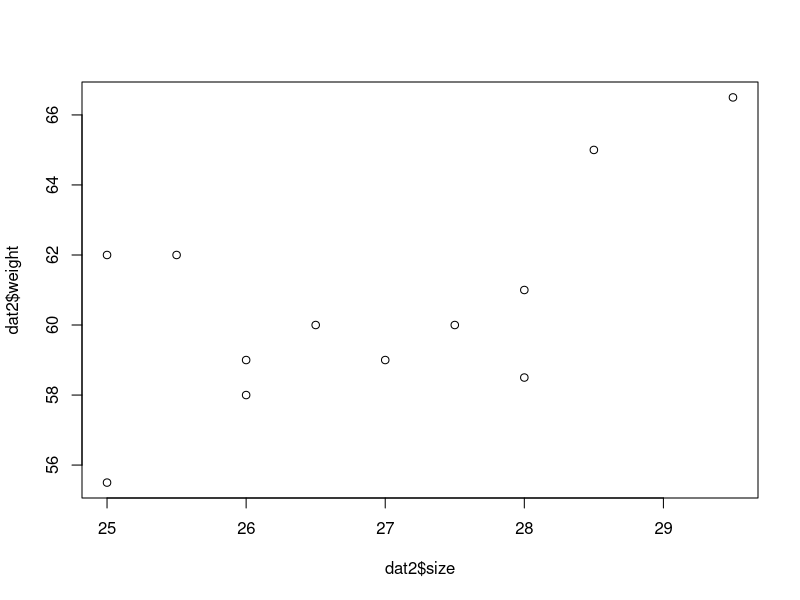
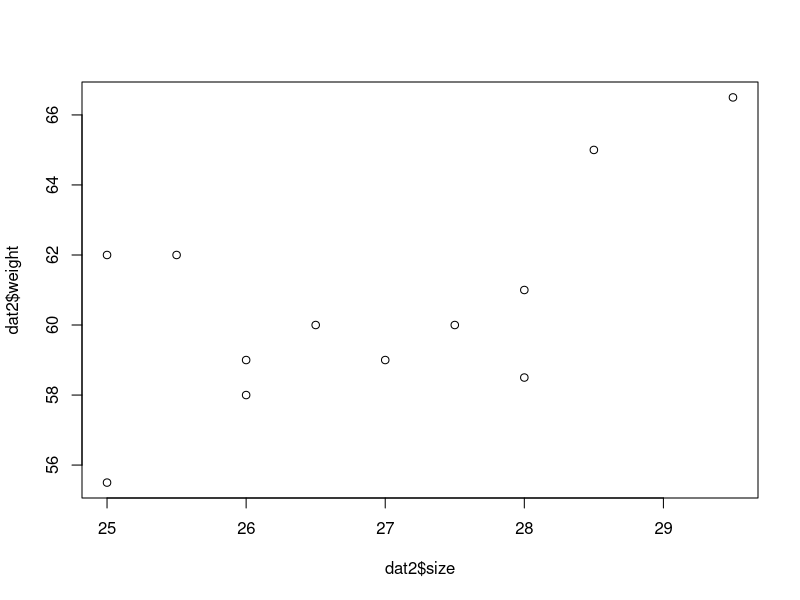
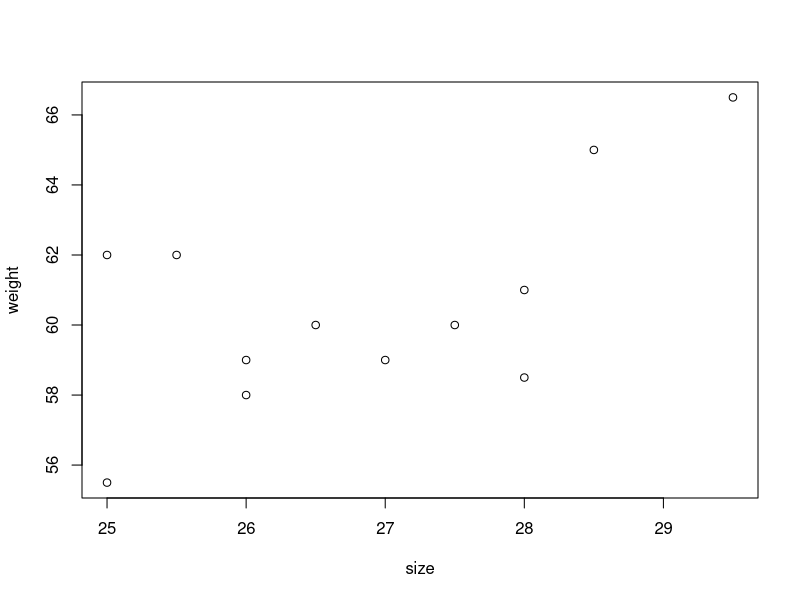
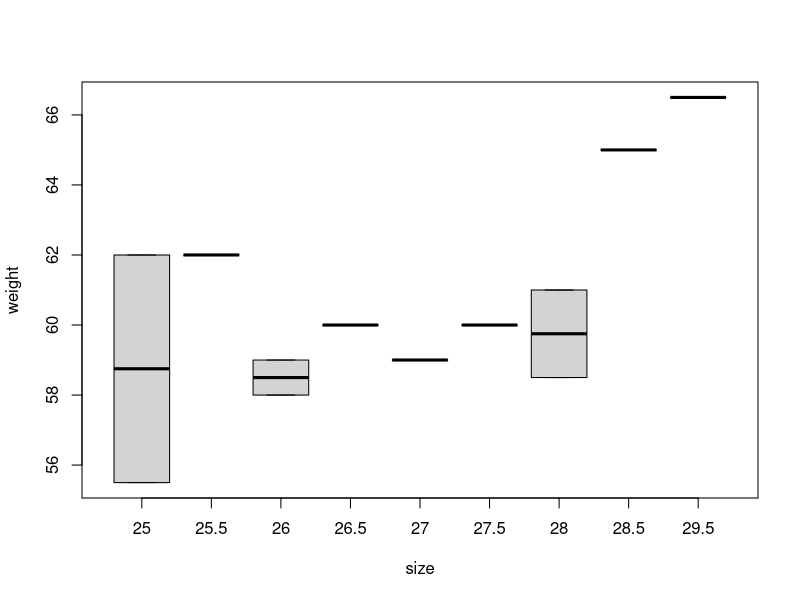

R code for these plots, in order:
#09-05-2023---------------------------------------------------------------------

#09-07-2023---------------------------------------------------------------------
errdat=read.csv("data/SampleData_w_errors.csv")
errdat
#look at structure of data
str(errdat)
#problemLsize is not a number here.
errdat$size

#problem: weight is not a number
errdat$weight

#this problem is caused by the inclusion of $N/A as value.
#solution: tell R that this is a missing value when importing the data
errdat=read.csv("data/SampleData_w_errors.csv", na.strings=c("#N/A!","**"))
errdat
errdat$weight
mean(errdat$size, na.rm = T) #to calculate something from numeric vector with
#NAs, tell it to ignore NA using na.rm=T

#to remove column "X"
names(errdat)
names(errdat)=="X" #are any of the columns called "X"
which(names(errdat)=="X") #which column is called "X"
#give me the values for the column called "X" in df "errdat"
errdat[,which(names(errdat)=="X")]
#give me all the columns EXCEPT the one called "X"
dat=errdat[,which(names(errdat)!="X")]
dat

#let's remove any rows that is missing an individual ID
dat$Indiv_ID
dat2=dat[which(dat$Indiv_ID!=""),]
dat2

#plotting basics:
plot(dat2$size,dat2$weight)#plot one continuous

plot(dat2$weight~dat2$size)#plot in 'formula'

plot(weight~size,data=dat2)
boxplot(weight~size,data=dat2)

#09-11-2023
eggs=read.csv("data/EggMeasurements_example.csv")
head(eggs)
unique(eggs$mass)
eggs=read.csv("data/EggMeasurements_example.csv", na.strings=".")
unique(eggs$mass)
